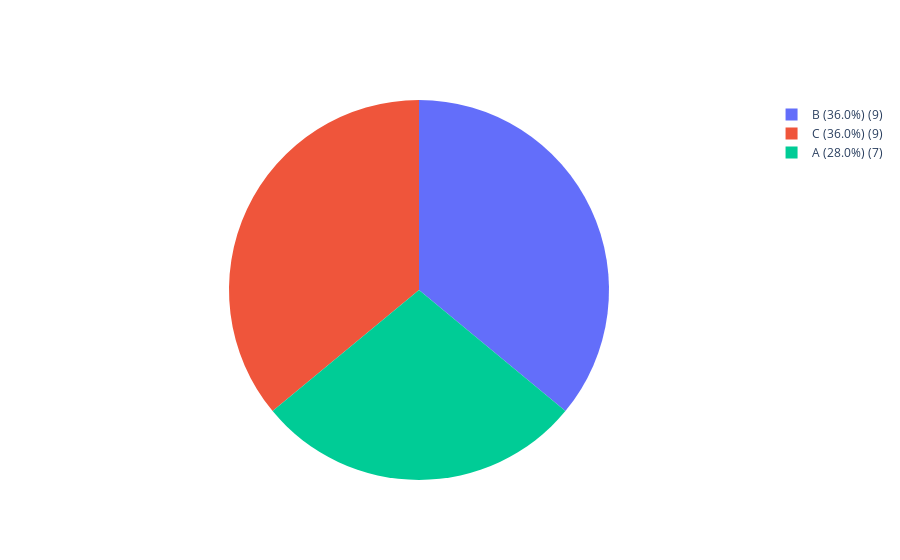

Notebook code for this chart:
### Markdown cell above
### Кргуговая диаграмма с текстами в легенде (бывает полезно, когда есть маленькие доли)

### Code cell
df = data.group.value_counts().reset_index().rename(columns={'index': 'Группа','group': 'Количество'})

df['Процент'] = df.apply(lambda row: np.round(row['Количество']*100/df['Количество'].sum(), 3), axis=1)
df['Текст'] = df.apply(lambda row: f"{row['Группа']} ({row['Процент']}%) ({row['Количество']})", axis=1)

fig = go.Figure(data=[
    go.Pie(labels=df['Текст'], values=df['Процент'])
])

fig.update_traces(hoverinfo='label+percent', textinfo='none', textfont_size=20)

fig.show(renderer="svg")
# fig.show("notebook")

### Figure 1 — Plotly figure (JSON) as saved in the notebook; plotly's stock layout.template omitted (floating-point values rounded to 4 significant figures)
{"data": [{"hoverinfo": "label+percent", "labels": ["B (36.0%) (9)", "C (36.0%) (9)", "A (28.0%) (7)"], "textfont": {"size": 20}, "textinfo": "none", "type": "pie", "values": [36, 36, 28]}], "layout": {}}
